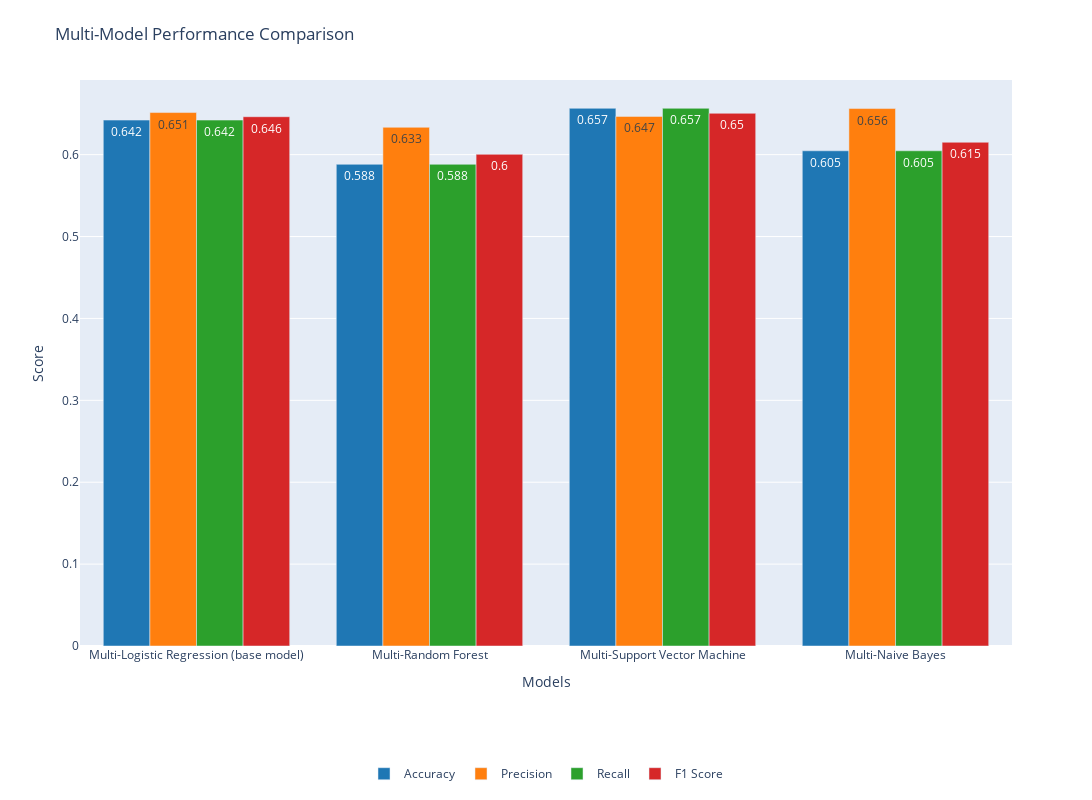

Source (notebook cell):
### Markdown cell above
#### **Model Performance Visualization**

### Code cell
# Plot 1. Model performance comparison (interactive bar chart)
fig_bar = go.Figure()

metrics = ['accuracy', 'precision', 'recall', 'f1_score']
colors = ['#1f77b4', '#ff7f0e', '#2ca02c', '#d62728']

for i, metric in enumerate(metrics):
    fig_bar.add_trace(
        go.Bar(
            x=multi_results_df.index,
            y=multi_results_df[metric],
            name=metric.replace('_', ' ').title(),
            marker_color=colors[i],
            text=multi_results_df[metric].round(3),
            textposition='auto'
        )
    )

fig_bar.update_layout(
    title='Multi-Model Performance Comparison',
    xaxis_title='Models',
    yaxis_title='Score',
    barmode='group',
    height=800,
    width=1300,
    legend=dict(orientation="h", x=0.5, xanchor="center", y=-0.2),
    margin=dict(t=80, b=100)
)

fig_bar.show()

# Save as PNG
fig_bar.write_image("plotly_images/multi_model_performance_comparison.png")

# Display the image (so it appears in PDF)
display(Image("plotly_images/multi_model_performance_comparison.png"))

### Figure 1 — Plotly figure (JSON) as saved in the notebook; plotly's stock layout.template omitted (floating-point values rounded to 4 significant figures)
{"data": [{"marker": {"color": "#1f77b4"}, "name": "Accuracy", "text": [0.642, 0.588, 0.657, 0.605], "textposition": "auto", "type": "bar", "x": ["Multi-Logistic Regression (base model)", "Multi-Random Forest", "Multi-Support Vector Machine", "Multi-Naive Bayes"], "y": [0.6422, 0.5882, 0.6566, 0.6047]}, {"marker": {"color": "#ff7f0e"}, "name": "Precision", "text": [0.651, 0.633, 0.647, 0.656], "textposition": "auto", "type": "bar", "x": ["Multi-Logistic Regression (base model)", "Multi-Random Forest", "Multi-Support Vector Machine", "Multi-Naive Bayes"], "y": [0.6514, 0.6334, 0.6467, 0.6563]}, {"marker": {"color": "#2ca02c"}, "name": "Recall", "text": [0.642, 0.588, 0.657, 0.605], "textposition": "auto", "type": "bar", "x": ["Multi-Logistic Regression (base model)", "Multi-Random Forest", "Multi-Support Vector Machine", "Multi-Naive Bayes"], "y": [0.6422, 0.5882, 0.6566, 0.6047]}, {"marker": {"color": "#d62728"}, "name": "F1 Score", "text": [0.646, 0.6, 0.65, 0.615], "textposition": "auto", "type": "bar", "x": ["Multi-Logistic Regression (base model)", "Multi-Random Forest", "Multi-Support Vector Machine", "Multi-Naive Bayes"], "y": [0.6463, 0.6004, 0.6505, 0.6151]}], "layout": {"barmode": "group", "height": 800, "legend": {"orientation": "h", "x": 0.5, "xanchor": "center", "y": -0.2}, "margin": {"b": 100, "t": 80}, "title": {"text": "Multi-Model Performance Comparison"}, "width": 1300, "xaxis": {"title": {"text": "Models"}}, "yaxis": {"title": {"text": "Score"}}}}
